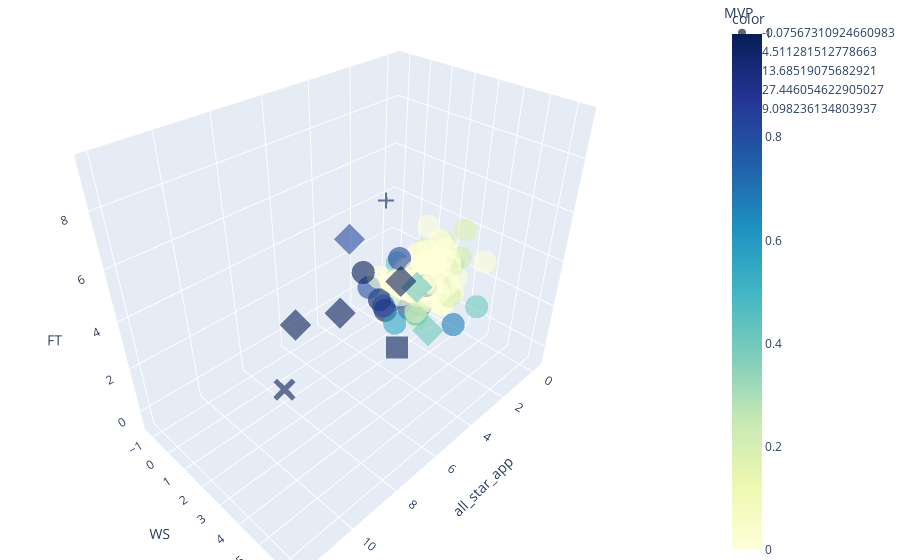

The notebook cell this image was saved under:
### Markdown cell above
## Final Model - Weighted KNN

### Code cell
# KNN MODEL (weight = 'distance', n_neighbors = 5)
fig = px.scatter_3d(X_test_sc, x='all_star_app', y='WS', z='FT', color=knn_proba, symbol='MVP', size_max=18, opacity=0.6,\
                    color_continuous_scale='YlGnBu')
fig.update_layout(margin=dict(l=0, r=0, b=0, t=0))
#fig.show()

### Figure 1 — Plotly figure (JSON) as saved in the notebook; plotly's stock layout.template omitted (floating-point values rounded to 4 significant figures; data arrays with more than 128 entries replaced by an {"elided": "..."} marker saying what was removed)
{"data": [{"hovertemplate": "MVP=-0.07567310924660983<br>all_star_app=%{x}<br>WS=%{y}<br>FT=%{z}<br>color=%{marker.color}<extra></extra>", "legendgroup": "-0.07567310924660983", "marker": {"color": {"elided": "780 float values"}, "coloraxis": "coloraxis", "opacity": 0.6, "symbol": "circle"}, "mode": "markers", "name": "-0.07567310924660983", "scene": "scene", "showlegend": true, "type": "scatter3d", "x": {"elided": "780 float values"}, "y": {"elided": "780 float values"}, "z": {"elided": "780 float values"}}, {"hovertemplate": "MVP=4.511281512778663<br>all_star_app=%{x}<br>WS=%{y}<br>FT=%{z}<br>color=%{marker.color}<extra></extra>", "legendgroup": "4.511281512778663", "marker": {"color": [1, 1, 0.4207, 0.8092, 0.4045, 1], "coloraxis": "coloraxis", "opacity": 0.6, "symbol": "diamond"}, "mode": "markers", "name": "4.511281512778663", "scene": "scene", "showlegend": true, "type": "scatter3d", "x": [8.589, 7.909, 3.829, 5.869, 3.149, 7.909], "y": [2.677, 3.982, 3.589, 2.326, 3.696, 6.286], "z": [4.132, 4.948, 3.611, 5.921, 1.333, 7.268]}, {"hovertemplate": "MVP=13.68519075682921<br>all_star_app=%{x}<br>WS=%{y}<br>FT=%{z}<br>color=%{marker.color}<extra></extra>", "legendgroup": "13.68519075682921", "marker": {"color": [1], "coloraxis": "coloraxis", "opacity": 0.6, "symbol": "square"}, "mode": "markers", "name": "13.68519075682921", "scene": "scene", "showlegend": true, "type": "scatter3d", "x": [6.549], "y": [5.11], "z": [3.454]}, {"hovertemplate": "MVP=27.446054622905027<br>all_star_app=%{x}<br>WS=%{y}<br>FT=%{z}<br>color=%{marker.color}<extra></extra>", "legendgroup": "27.446054622905027", "marker": {"color": [1], "coloraxis": "coloraxis", "opacity": 0.6, "symbol": "x"}, "mode": "markers", "name": "27.446054622905027", "scene": "scene", "showlegend": true, "type": "scatter3d", "x": [11.99], "y": [6.367], "z": [6.265]}, {"hovertemplate": "MVP=9.098236134803937<br>all_star_app=%{x}<br>WS=%{y}<br>FT=%{z}<br>color=%{marker.color}<extra></extra>", "legendgroup": "9.098236134803937", "marker": {"color": [1], "coloraxis": "coloraxis", "opacity": 0.6, "symbol": "cross"}, "mode": "markers", "name": "9.098236134803937", "scene": "scene", "showlegend": true, "type": "scatter3d", "x": [7.909], "y": [5.689], "z": [9.406]}], "layout": {"coloraxis": {"colorbar": {"title": {"text": "color"}}, "colorscale": [[0, "rgb(255,255,217)"], [0.125, "rgb(237,248,177)"], [0.25, "rgb(199,233,180)"], [0.375, "rgb(127,205,187)"], [0.5, "rgb(65,182,196)"], [0.625, "rgb(29,145,192)"], [0.75, "rgb(34,94,168)"], [0.875, "rgb(37,52,148)"], [1, "rgb(8,29,88)"]]}, "legend": {"title": {"text": "MVP"}, "tracegroupgap": 0}, "margin": {"b": 0, "l": 0, "r": 0, "t": 0}, "scene": {"domain": {"x": [0, 1], "y": [0, 1]}, "xaxis": {"title": {"text": "all_star_app"}}, "yaxis": {"title": {"text": "WS"}}, "zaxis": {"title": {"text": "FT"}}}}}
